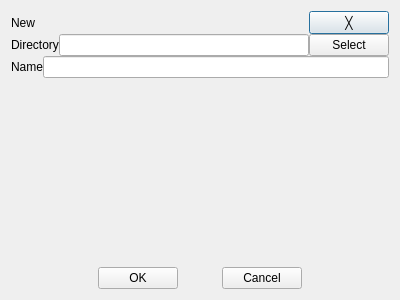
<?xml version="1.0" encoding="UTF-8"?>
<ui version="4.0">
 <class>New</class>
 <widget class="QDialog" name="New">
  <property name="geometry">
   <rect>
    <x>0</x>
    <y>0</y>
    <width>400</width>
    <height>300</height>
   </rect>
  </property>
  <property name="windowTitle">
   <string>New</string>
  </property>
  <layout class="QVBoxLayout" name="verticalLayoutNew">
   <item>
    <widget class="QWidget" name="widgetBackground" native="true">
     <layout class="QVBoxLayout" name="verticalLayoutBackground">
      <property name="spacing">
       <number>0</number>
      </property>
      <property name="leftMargin">
       <number>0</number>
      </property>
      <property name="topMargin">
       <number>0</number>
      </property>
      <property name="rightMargin">
       <number>0</number>
      </property>
      <property name="bottomMargin">
       <number>0</number>
      </property>
      <item>
       <widget class="QWidget" name="widgetTitleBar" native="true">
        <layout class="QHBoxLayout" name="horizontalLayoutTitleBar">
         <property name="leftMargin">
          <number>0</number>
         </property>
         <property name="topMargin">
          <number>0</number>
         </property>
         <property name="rightMargin">
          <number>0</number>
         </property>
         <property name="bottomMargin">
          <number>0</number>
         </property>
         <item>
          <widget class="QLabel" name="labelTitle">
           <property name="text">
            <string>New</string>
           </property>
          </widget>
         </item>
         <item>
          <spacer name="horizontalSpacerTitleBar">
           <property name="orientation">
            <enum>Qt::Horizontal</enum>
           </property>
           <property name="sizeHint" stdset="0">
            <size>
             <width>248</width>
             <height>20</height>
            </size>
           </property>
          </spacer>
         </item>
         <item>
          <widget class="QPushButton" name="pushButtonClose">
           <property name="text">
            <string>╳</string>
           </property>
          </widget>
         </item>
        </layout>
       </widget>
      </item>
      <item>
       <layout class="QHBoxLayout" name="horizontalLayoutPath">
        <item>
         <widget class="QLabel" name="labelDirectory">
          <property name="text">
           <string>Directory</string>
          </property>
         </widget>
        </item>
        <item>
         <widget class="QLineEdit" name="lineEditDirectory"/>
        </item>
        <item>
         <widget class="QPushButton" name="pushButtonSelect">
          <property name="text">
           <string>Select</string>
          </property>
         </widget>
        </item>
       </layout>
      </item>
      <item>
       <layout class="QHBoxLayout" name="horizontalLayoutName">
        <item>
         <widget class="QLabel" name="labelName">
          <property name="text">
           <string>Name</string>
          </property>
         </widget>
        </item>
        <item>
         <widget class="QLineEdit" name="lineEditName"/>
        </item>
       </layout>
      </item>
      <item>
       <widget class="QLabel" name="labelInfo">
        <property name="sizePolicy">
         <sizepolicy hsizetype="Expanding" vsizetype="Expanding">
          <horstretch>0</horstretch>
          <verstretch>0</verstretch>
         </sizepolicy>
        </property>
        <property name="text">
         <string/>
        </property>
        <property name="alignment">
         <set>Qt::AlignCenter</set>
        </property>
       </widget>
      </item>
      <item>
       <layout class="QHBoxLayout" name="horizontalLayoutOkCancel" stretch="2,0,1,0,2">
        <property name="spacing">
         <number>0</number>
        </property>
        <property name="bottomMargin">
         <number>0</number>
        </property>
        <item>
         <spacer name="horizontalSpacerLeft">
          <property name="orientation">
           <enum>Qt::Horizontal</enum>
          </property>
          <property name="sizeHint" stdset="0">
           <size>
            <width>40</width>
            <height>20</height>
           </size>
          </property>
         </spacer>
        </item>
        <item>
         <widget class="QPushButton" name="pushButtonOk">
          <property name="text">
           <string>OK</string>
          </property>
         </widget>
        </item>
        <item>
         <spacer name="horizontalSpacerMiddle">
          <property name="orientation">
           <enum>Qt::Horizontal</enum>
          </property>
          <property name="sizeHint" stdset="0">
           <size>
            <width>40</width>
            <height>20</height>
           </size>
          </property>
         </spacer>
        </item>
        <item>
         <widget class="QPushButton" name="pushButtonCancel">
          <property name="text">
           <string>Cancel</string>
          </property>
         </widget>
        </item>
        <item>
         <spacer name="horizontalSpacerRight">
          <property name="orientation">
           <enum>Qt::Horizontal</enum>
          </property>
          <property name="sizeHint" stdset="0">
           <size>
            <width>40</width>
            <height>20</height>
           </size>
          </property>
         </spacer>
        </item>
       </layout>
      </item>
     </layout>
    </widget>
   </item>
  </layout>
 </widget>
 <resources/>
 <connections/>
</ui>
